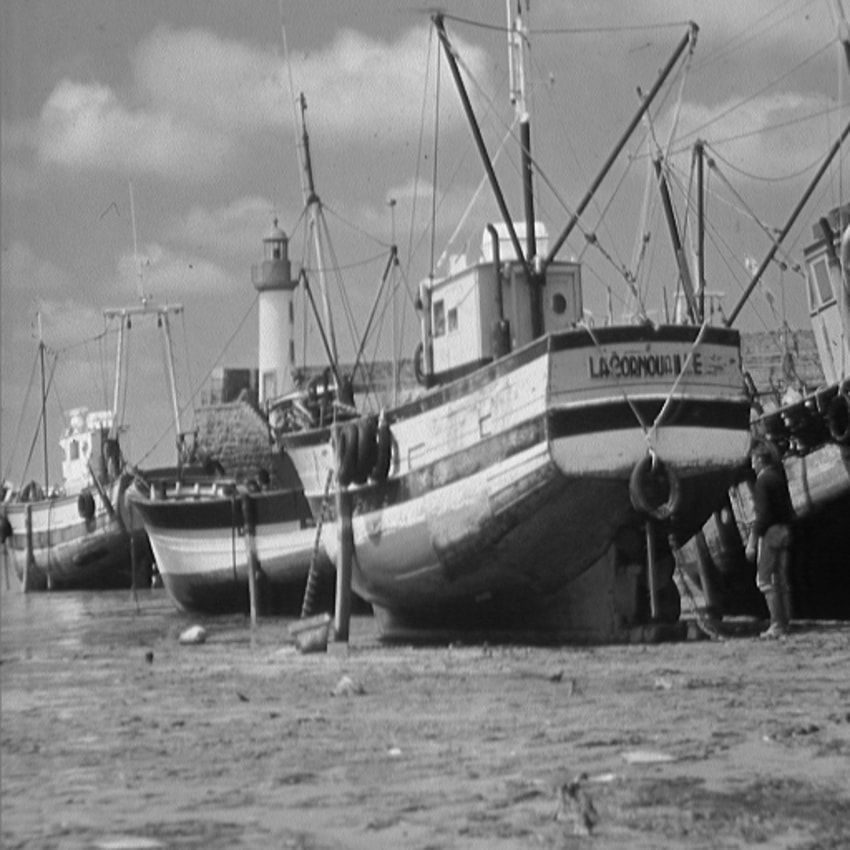
#> input picture COMPUTER VISION/project Canny Edge Detector realtime/file/boat.jpg, 850 x 850 px
$ python 'Canny Edge Detector.py'
#> lines starting #> are read from the running program, lines starting #| are printed output that depends on the picture
import cv2
import matplotlib.pyplot as plt

im = cv2.imread('boat.jpg')
#> im is the input picture: shape (850, 850, 3); min 0, max 250, mean 129.7
edges = cv2.Canny(im,25,255,L2gradient=False)
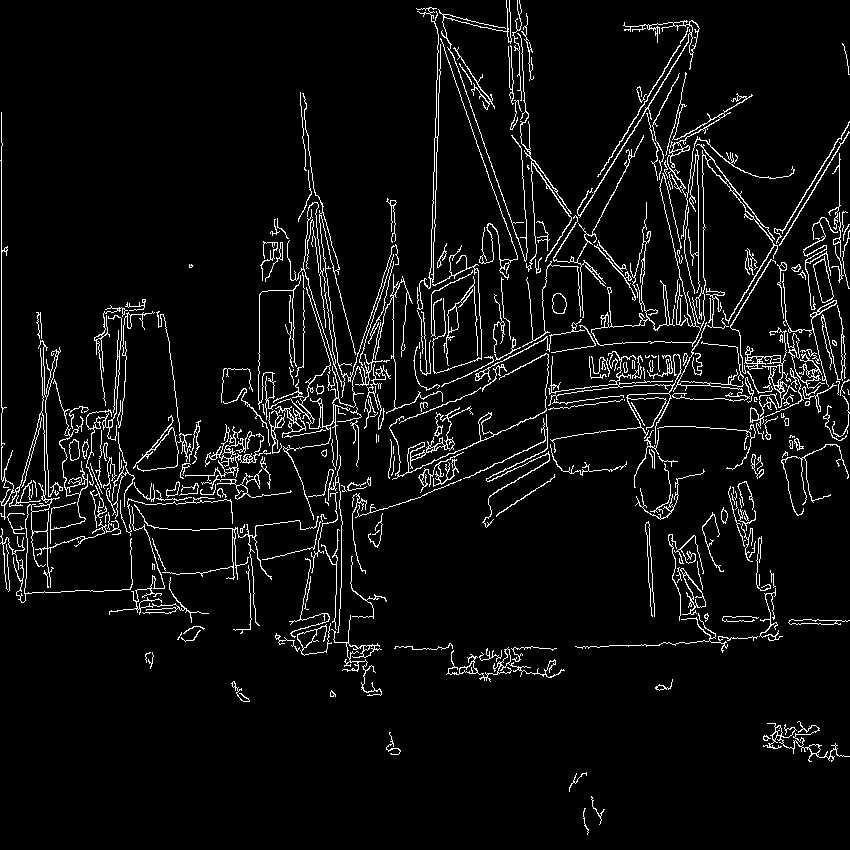
#> edges: shape (850, 850); 5.6% white in thin lines or dots
plt.imshow(edges,cmap='gray')
plt.show()
